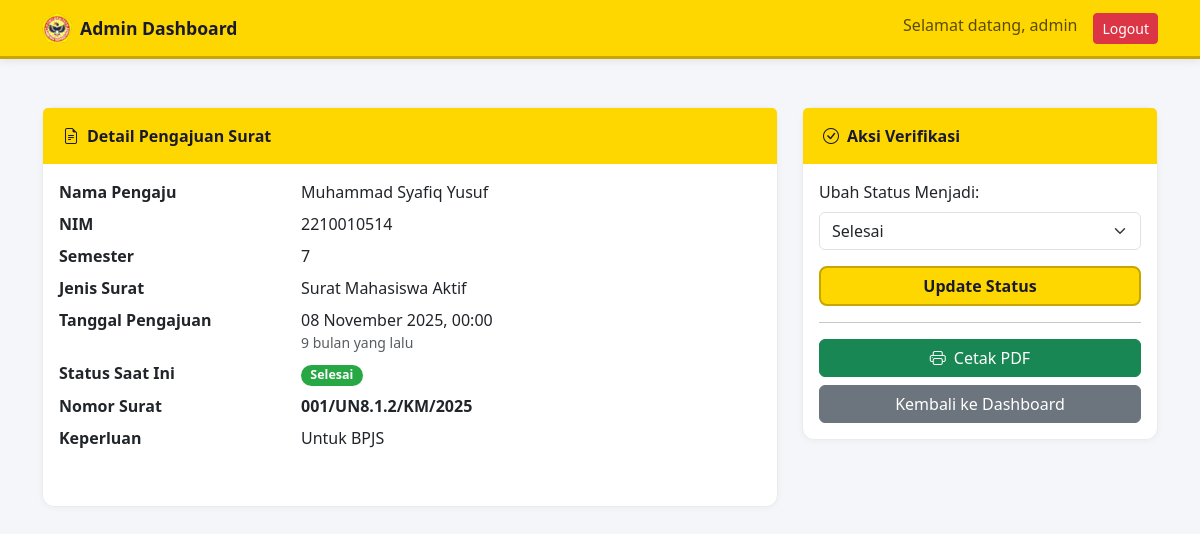
/TA_ULM/admin/verifikasi.php?id=1 (signed in), run on the app's committed database.
### tables this page shows
CREATE TABLE `surat` (
  `id` int(11) NOT NULL,
  `user_id` int(11) NOT NULL,
  `nomor_surat` varchar(50) DEFAULT NULL,
  `jenis_surat` varchar(100) NOT NULL,
  `nama_lengkap` varchar(255) NOT NULL,
  `nim` varchar(20) NOT NULL,
  `semester` int(2) DEFAULT NULL,
  `keperluan` text NOT NULL,
  `dosen_pembimbing` varchar(255) DEFAULT NULL,
  `tanggal_mulai` date DEFAULT NULL,
  `tanggal_selesai` datetime DEFAULT NULL,
  `tanggal_penyelesaian` datetime DEFAULT NULL,
  `durasi_magang` varchar(50) DEFAULT NULL,
  `tanggal_pengajuan` datetime DEFAULT NULL,
  `status` enum('Pending','Diproses','Selesai','Ditolak') NOT NULL DEFAULT 'Pending',
  `catatan_admin` text DEFAULT NULL,
  `updated_at` timestamp NOT NULL DEFAULT current_timestamp() ON UPDATE current_timestamp()
);

### TA_ULM/admin/verifikasi.php (the view, shortened to what this page needs)
<?php
require '../config/database.php';
$surat_id = $_GET['id'];
$stmt = $pdo->prepare("SELECT * FROM surat WHERE id = ?");
$stmt->execute([$surat_id]);
$surat = $stmt->fetch(PDO::FETCH_ASSOC);
?>
<!DOCTYPE html>
<html lang="id">
<head>
    <link href="https://cdn.jsdelivr.net/npm/bootstrap@5.3.2/dist/css/bootstrap.min.css" rel="stylesheet">
    <link href="https://cdn.jsdelivr.net/npm/bootstrap-icons/font/bootstrap-icons.css" rel="stylesheet">
    <link rel="stylesheet" href="../assets/css/style.css?v=<?= time(); ?>">
    <link rel="stylesheet" href="../assets/css/responsive.css?v=<?= time(); ?>">
</head>
<body>
<nav class="navbar navbar-expand-lg navbar-custom">
    <div class="container">
        <a class="navbar-brand d-flex align-items-center" href="index.php">
            <img src="../assets/img/logo_ulm.png" alt="Logo ULM" width="30" height="30" class="d-inline-block align-text-top me-2">
            Admin Dashboard
        </a>
        <div class="collapse navbar-collapse" id="navbarNav">
            <ul class="navbar-nav ms-auto">
                <li class="nav-item">
                    <span class="navbar-text me-3">Selamat datang, <?= htmlspecialchars($_SESSION['username']); ?></span>
                </li>
                <li class="nav-item">
                    <a href="../auth/logout.php" class="btn btn-danger btn-sm">Logout</a>
                </li>
            </ul>
        </div>
    </div>
</nav>
<div class="container mt-5">
    <div class="row">
        <div class="col-md-8">
            <div class="card">
                <div class="card-header card-header-custom">
                    <i class="bi bi-file-earmark-text me-2"></i>Detail Pengajuan Surat
                </div>
                <div class="card-body">
                    <dl class="row">
                        <dt class="col-sm-4">Nama Pengaju</dt>
                        <dd class="col-sm-8"><?= htmlspecialchars($surat['nama_lengkap']); ?></dd>
                        <dt class="col-sm-4">NIM</dt>
                        <dd class="col-sm-8"><?= htmlspecialchars($surat['nim']); ?></dd>
                        <dt class="col-sm-4">Semester</dt>
                        <dd class="col-sm-8"><?= htmlspecialchars($surat['semester']); ?></dd>
                        <dt class="col-sm-4">Jenis Surat</dt>
                        <dd class="col-sm-8"><?= htmlspecialchars($surat['jenis_surat']); ?></dd>
                        <dt class="col-sm-4">Tanggal Pengajuan</dt>
                        <dd class="col-sm-8">
                            <?= date('d F Y, H:i', strtotime($surat['tanggal_pengajuan'])); ?>
                            <small class="d-block text-muted realtime-timestamp" data-timestamp="<?= date('c', strtotime($surat['tanggal_pengajuan'])); ?>">
                            </small>
                        </dd>
                        <dt class="col-sm-4">Status Saat Ini</dt>
                        <dd class="col-sm-8"><span class="badge badge-status-<?= strtolower($surat['status']); ?>"><?= htmlspecialchars($surat['status']); ?></span></dd>
                        <?php if (!empty($surat['nomor_surat'])): ?>
                            <dt class="col-sm-4">Nomor Surat</dt>
                            <dd class="col-sm-8"><strong><?= htmlspecialchars($surat['nomor_surat']); ?></strong></dd>
                        <?php endif; ?>
                        <dt class="col-sm-4">Keperluan</dt>
                        <dd class="col-sm-8"><p><?= nl2br(htmlspecialchars($surat['keperluan'])); ?></p></dd>
                    </dl>
                </div>
            </div>
        </div>
        <div class="col-md-4">
            <div class="card">
                <div class="card-header card-header-custom">
                    <i class="bi bi-check-circle me-2"></i>Aksi Verifikasi
                </div>
                <div class="card-body">
                    <form action="verifikasi.php?id=<?= $surat_id; ?>" method="POST">
                        <div class="mb-3">
                            <label for="status" class="form-label">Ubah Status Menjadi:</label>
                            <select name="status" id="status" class="form-select" required>
                                <option value="Selesai" <?= $surat['status'] == 'Selesai' ? 'selected' : ''; ?>>Selesai</option>
                            </select>
                        </div>
                        <div class="d-grid">
                            <button type="submit" class="btn btn-primary-custom">Update Status</button>
                        </div>
                    </form>
                    <hr>
                    <?php if ($surat['status'] == 'Selesai' || $surat['status'] == 'Disetujui'): ?>
                        <div class="d-grid mb-2">
                             <a href="generate_pdf.php?id=<?= $surat_id; ?>" class="btn btn-success" target="_blank">
                                <i class="bi bi-printer me-2"></i>Cetak PDF
                            </a>
                        </div>
                    <?php endif; ?>
                    <a href="index.php" class="btn btn-secondary w-100">Kembali ke Dashboard</a>
                </div>
            </div>
        </div>
    </div>
</div>
</body>
</html>

### TA_ULM/assets/css/style.css (style rules this page uses)
:root { --ulm-yellow: #FFD700; --ulm-yellow-light: #FFF8DC; --ulm-yellow-dark: #C7A600; --ulm-gold: #E6C300; --ulm-dark: #1a1a2e; --ulm-body-bg: #f5f6fa; --primary-color: #FFD700; }
body { background-color: var(--ulm-body-bg); font-family: 'Segoe UI', -apple-system, BlinkMacSystemFont, sans-serif; color: #333; }
.navbar-custom { background: #FFD700; border-bottom: 3px solid #C7A600; padding: 0.5rem 1rem; position: sticky; top: 0; z-index: 1030; box-shadow: 0 2px 8px rgba(0,0,0,0.08); }
.navbar-custom .navbar-brand { color: #1a1a2e; font-weight: 700; font-size: 1.1rem; }
.btn-primary-custom { background: #FFD700; border: 2px solid #C7A600; color: #1a1a2e; font-weight: 600; border-radius: 8px; transition: all 0.2s; }
.card { border: 1px solid #e9ecef; border-radius: 12px; box-shadow: 0 1px 6px rgba(0,0,0,0.04); transition: all 0.2s ease; }
.card-header-custom { background: #FFD700; color: #1a1a2e; font-weight: 700; border-bottom: none; padding: 1rem 1.25rem; }
.badge-status-selesai { background-color: #28a745; color: white; padding: 0.35em 0.75em; border-radius: 20px; font-size: 0.78rem; font-weight: 600; }

### TA_ULM/assets/css/responsive.css (style rules this page uses)
* { -webkit-tap-highlight-color: transparent; }

### data on the page
surat: nama_lengkap "Muhammad Syafiq Yusuf", nim "2210010514", semester "7", jenis_surat "Surat Mahasiswa Aktif", tanggal_pengajuan "08 November 2025, 00:00", status "Selesai", nomor_surat "001/UN8.1.2/KM/2025", keperluan "Untuk BPJS"

### other printed values
$_SESSION['username'] "admin"
